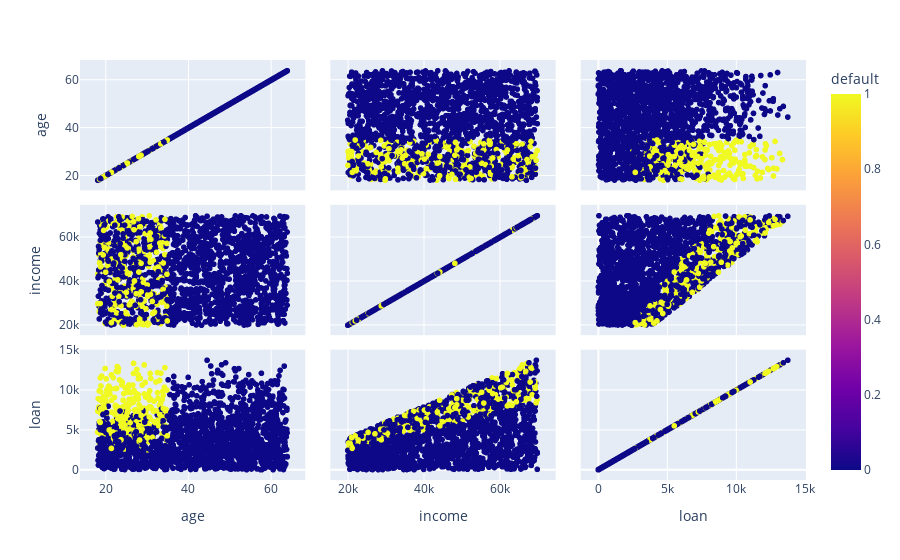

The notebook cell this image was saved under:
### Code cell
grafico = px.scatter_matrix(base_credit, dimensions=['age', 'income', 'loan'], color='default')
grafico.show()

### Figure 1 — Plotly figure (JSON) as saved in the notebook; plotly's stock layout.template omitted (floating-point values rounded to 4 significant figures; data arrays with more than 128 entries replaced by an {"elided": "..."} marker saying what was removed)
{"data": [{"dimensions": [{"axis": {"matches": true}, "label": "age", "values": {"elided": "2000 float values"}}, {"axis": {"matches": true}, "label": "income", "values": {"elided": "2000 float values"}}, {"axis": {"matches": true}, "label": "loan", "values": {"elided": "2000 float values"}}], "hovertemplate": "%{xaxis.title.text}=%{x}<br>%{yaxis.title.text}=%{y}<br>default=%{marker.color}<extra></extra>", "legendgroup": "", "marker": {"color": {"elided": "2000 int values"}, "coloraxis": "coloraxis", "symbol": "circle"}, "name": "", "showlegend": false, "type": "splom"}], "layout": {"coloraxis": {"colorbar": {"title": {"text": "default"}}, "colorscale": [[0, "#0d0887"], [0.1111, "#46039f"], [0.2222, "#7201a8"], [0.3333, "#9c179e"], [0.4444, "#bd3786"], [0.5556, "#d8576b"], [0.6667, "#ed7953"], [0.7778, "#fb9f3a"], [0.8889, "#fdca26"], [1, "#f0f921"]]}, "dragmode": "select", "legend": {"tracegroupgap": 0}, "margin": {"t": 60}}}
